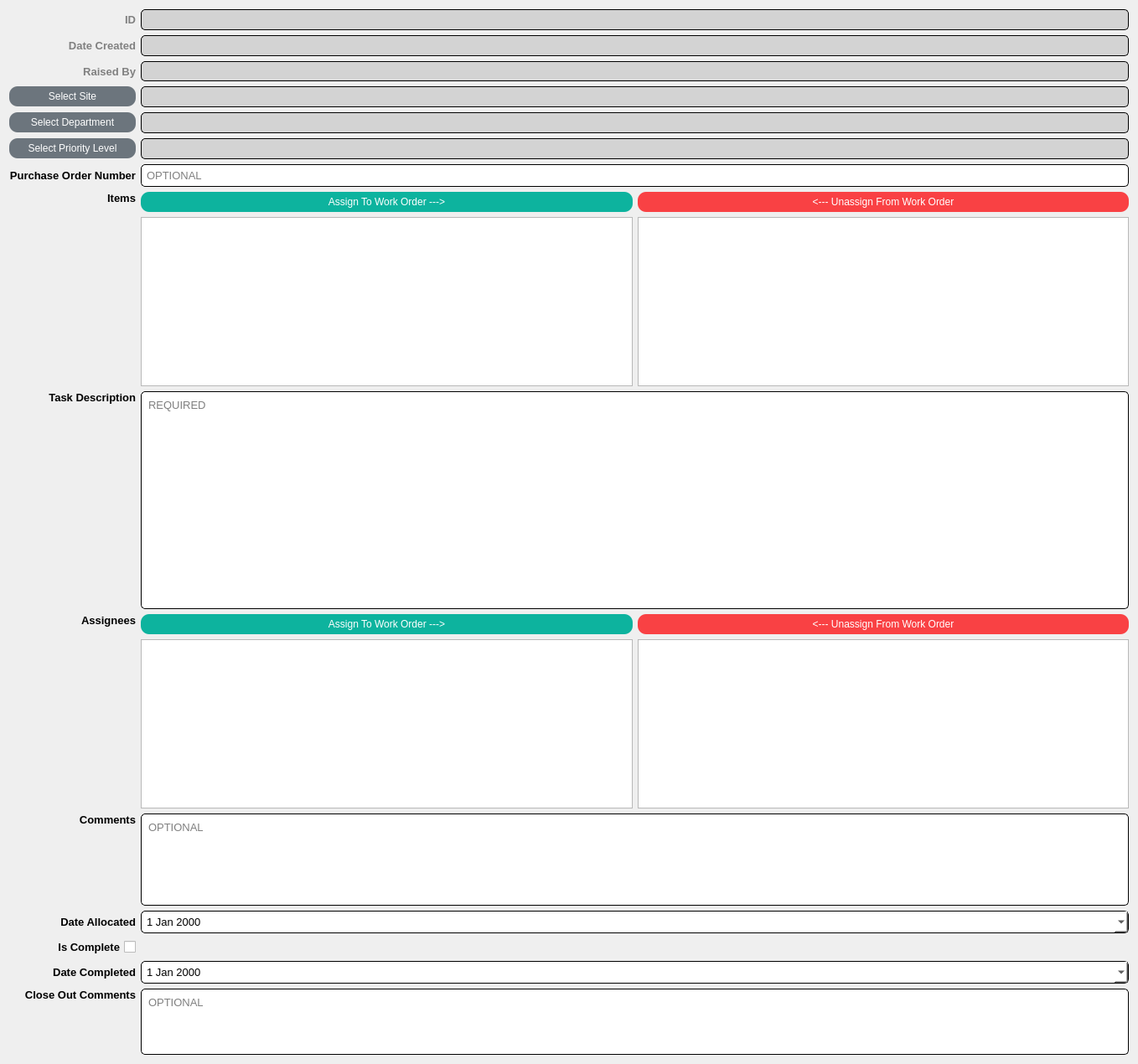
          <widget class="QWidget" name="scrollAreaWidgetContents_4">
           <property name="geometry">
            <rect>
             <x>0</x>
             <y>-559</y>
             <width>1358</width>
             <height>1270</height>
            </rect>
           </property>
           <layout class="QGridLayout" name="gridLayout_26">
            <item row="10" column="1">
             <widget class="QPushButton" name="workorder_entryform_btnAssignAssigneeToWorkOrder">
              <property name="cursor">
               <cursorShape>PointingHandCursor</cursorShape>
              </property>
              <property name="focusPolicy">
               <enum>Qt::NoFocus</enum>
              </property>
              <property name="styleSheet">
               <string notr="true">QPushButton {
	color: white;
    background-color: #0db39e;
    border-style: outset;
    border-radius: 10px;
    padding: 5px;
}

QPushButton:hover {
	    background-color: #16db93;
}</string>
              </property>
              <property name="text">
               <string>Assign To Work Order ---&gt;</string>
              </property>
             </widget>
            </item>
            <item row="16" column="0">
             <widget class="QCheckBox" name="workorder_entryform_chkIsComplete">
              <property name="font">
               <font>
                <family>Arial</family>
                <pointsize>10</pointsize>
                <weight>75</weight>
                <bold>true</bold>
               </font>
              </property>
              <property name="layoutDirection">
               <enum>Qt::RightToLeft</enum>
              </property>
              <property name="text">
               <string>Is Complete</string>
              </property>
             </widget>
            </item>
            <item row="17" column="1" colspan="2">
             <widget class="QDateEdit" name="workorder_entryform_dteDateCompleted">
              <property name="sizePolicy">
               <sizepolicy hsizetype="Expanding" vsizetype="Fixed">
                <horstretch>0</horstretch>
                <verstretch>0</verstretch>
               </sizepolicy>
              </property>
              <property name="font">
               <font>
                <family>Arial</family>
                <pointsize>10</pointsize>
               </font>
              </property>
              <property name="focusPolicy">
               <enum>Qt::WheelFocus</enum>
              </property>
              <property name="styleSheet">
               <string notr="true">QDateEdit {
	background-color: white;
	border-style: inset;
	border-width: 1px;
	border-radius: 5px;
	border-color: black;
	padding: 4px;
}

QDateEdit:focus {
	border-width: 2px;
	border-color: #028090;
}</string>
              </property>
              <property name="buttonSymbols">
               <enum>QAbstractSpinBox::UpDownArrows</enum>
              </property>
              <property name="showGroupSeparator" stdset="0">
               <bool>false</bool>
              </property>
              <property name="calendarPopup">
               <bool>true</bool>
              </property>
             </widget>
            </item>
            <item row="7" column="1">
             <widget class="QPushButton" name="workorder_entryform_btnAssignItemToWorkOrder">
              <property name="cursor">
               <cursorShape>PointingHandCursor</cursorShape>
              </property>
              <property name="focusPolicy">
               <enum>Qt::NoFocus</enum>
              </property>
              <property name="styleSheet">
               <string notr="true">QPushButton {
	color: white;
    background-color: #0db39e;
    border-style: outset;
    border-radius: 10px;
    padding: 5px;
}

QPushButton:hover {
	    background-color: #16db93;
}</string>
              </property>
              <property name="text">
               <string>Assign To Work Order ---&gt;</string>
              </property>
             </widget>
            </item>
            <item row="6" column="1" colspan="2">
             <widget class="QLineEdit" name="workorder_entryform_txtPurchaseOrderNumber">
              <property name="sizePolicy">
               <sizepolicy hsizetype="Expanding" vsizetype="Fixed">
                <horstretch>0</horstretch>
                <verstretch>0</verstretch>
               </sizepolicy>
              </property>
              <property name="font">
               <font>
                <family>Arial</family>
                <pointsize>10</pointsize>
               </font>
              </property>
              <property name="styleSheet">
               <string notr="true">QLineEdit {
	background-color: white;
	border-style: inset;
	border-width: 1px;
	border-radius: 5px;
	border-color: black;
	padding: 4px;
}

QLineEdit:focus {
	border-width: 2px;
	border-color: #028090;
}
</string>
              </property>
              <property name="placeholderText">
               <string>OPTIONAL</string>
              </property>
             </widget>
            </item>
            <item row="3" column="0">
             <widget class="QPushButton" name="workorder_entryform_btnSelectSite">
              <property name="sizePolicy">
               <sizepolicy hsizetype="Minimum" vsizetype="Fixed">
                <horstretch>0</horstretch>
                <verstretch>0</verstretch>
               </sizepolicy>
              </property>
              <property name="cursor">
               <cursorShape>PointingHandCursor</cursorShape>
              </property>
              <property name="focusPolicy">
               <enum>Qt::NoFocus</enum>
              </property>
              <property name="styleSheet">
               <string notr="true">QPushButton {
	color: white;
    background-color: #6c757d;
    border-style: outset;
    border-radius: 10px;
    padding: 5px;
}

QPushButton:hover {
	    background-color: #adb5bd;
}</string>
              </property>
              <property name="text">
               <string>Select Site</string>
              </property>
             </widget>
            </item>
            <item row="14" column="1" colspan="2">
             <widget class="QDateEdit" name="workorder_entryform_dteDateAllocated">
              <property name="sizePolicy">
               <sizepolicy hsizetype="Expanding" vsizetype="Fixed">
                <horstretch>0</horstretch>
                <verstretch>0</verstretch>
               </sizepolicy>
              </property>
              <property name="font">
               <font>
                <family>Arial</family>
                <pointsize>10</pointsize>
               </font>
              </property>
              <property name="focusPolicy">
               <enum>Qt::WheelFocus</enum>
              </property>
              <property name="styleSheet">
               <string notr="true">QDateEdit {
	background-color: white;
	border-style: inset;
	border-width: 1px;
	border-radius: 5px;
	border-color: black;
	padding: 4px;
}

QDateEdit:focus {
	border-width: 2px;
	border-color: #028090;
}</string>
              </property>
              <property name="buttonSymbols">
               <enum>QAbstractSpinBox::UpDownArrows</enum>
              </property>
              <property name="calendarPopup">
               <bool>true</bool>
              </property>
             </widget>
            </item>
            <item row="10" column="2">
             <widget class="QPushButton" name="workorder_entryform_btnUnassignAssigneeFromWorkOrder">
              <property name="cursor">
               <cursorShape>PointingHandCursor</cursorShape>
              </property>
              <property name="focusPolicy">
               <enum>Qt::NoFocus</enum>
              </property>
              <property name="styleSheet">
               <string notr="true">QPushButton {
	color: white;
    background-color: #f94144;
    border-style: outset;
    border-radius: 10px;
    padding: 5px;
}

QPushButton:hover {
	    background-color: #ff595e;
}</string>
              </property>
              <property name="text">
               <string>&lt;--- Unassign From Work Order</string>
              </property>
             </widget>
            </item>
            <item row="12" column="1" colspan="2">
             <widget class="QPlainTextEdit" name="workorder_entryform_txtComments">
              <property name="sizePolicy">
               <sizepolicy hsizetype="Expanding" vsizetype="Expanding">
                <horstretch>0</horstretch>
                <verstretch>0</verstretch>
               </sizepolicy>
              </property>
              <property name="font">
               <font>
                <family>Arial</family>
                <pointsize>10</pointsize>
               </font>
              </property>
              <property name="cursor" stdset="0">
               <cursorShape>IBeamCursor</cursorShape>
              </property>
              <property name="styleSheet">
               <string notr="true">QPlainTextEdit {
	background-color: white;
	border-style: inset;
	border-width: 1px;
	border-radius: 5px;
	border-color: black;
	padding: 4px;
	min-height: 100px;
}

QPlainTextEdit:focus {
	border-width: 2px;
	border-color: #028090;
}
</string>
              </property>
              <property name="placeholderText">
               <string>OPTIONAL</string>
              </property>
             </widget>
            </item>
            <item row="0" column="1" colspan="2">
             <widget class="QLabel" name="workorder_entryform_lblId">
              <property name="sizePolicy">
               <sizepolicy hsizetype="Expanding" vsizetype="Preferred">
                <horstretch>0</horstretch>
                <verstretch>0</verstretch>
               </sizepolicy>
              </property>
              <property name="font">
               <font>
                <family>Arial</family>
                <pointsize>10</pointsize>
               </font>
              </property>
              <property name="styleSheet">
               <string notr="true">QLabel {
	background-color: lightgrey;
	border-style: inset;
	border-width: 1px;
	border-radius: 5px;
	border-color: black;
	padding: 4px;
}</string>
              </property>
              <property name="text">
               <string/>
              </property>
             </widget>
            </item>
            <item row="4" column="0">
             <widget class="QPushButton" name="workorder_entryform_btnSelectDepartment">
              <property name="sizePolicy">
               <sizepolicy hsizetype="Minimum" vsizetype="Fixed">
                <horstretch>0</horstretch>
                <verstretch>0</verstretch>
               </sizepolicy>
              </property>
              <property name="cursor">
               <cursorShape>PointingHandCursor</cursorShape>
              </property>
              <property name="focusPolicy">
               <enum>Qt::NoFocus</enum>
              </property>
              <property name="styleSheet">
               <string notr="true">QPushButton {
	color: white;
    background-color: #6c757d;
    border-style: outset;
    border-radius: 10px;
    padding: 5px;
}

QPushButton:hover {
	    background-color: #adb5bd;
}</string>
              </property>
              <property name="text">
               <string>Select Department</string>
              </property>
             </widget>
            </item>
            <item row="1" column="0">
             <widget class="QLabel" name="label_59">
              <property name="sizePolicy">
               <sizepolicy hsizetype="Minimum" vsizetype="Preferred">
                <horstretch>0</horstretch>
                <verstretch>0</verstretch>
               </sizepolicy>
              </property>
              <property name="font">
               <font>
                <family>Arial</family>
                <pointsize>10</pointsize>
                <weight>75</weight>
                <bold>true</bold>
               </font>
              </property>
              <property name="styleSheet">
               <string notr="true">QLabel {
	color: grey;
}</string>
              </property>
              <property name="text">
               <string>Date Created</string>
              </property>
              <property name="alignment">
               <set>Qt::AlignRight|Qt::AlignTrailing|Qt::AlignVCenter</set>
              </property>
             </widget>
            </item>
            <item row="11" column="2">
             <widget class="QTableWidget" name="workorder_entryform_tblAssignedAssignees">
              <property name="styleSheet">
               <string notr="true">QTableWidget {
	min-height: 200px;
}</string>
              </property>
              <property name="editTriggers">
               <set>QAbstractItemView::NoEditTriggers</set>
              </property>
              <property name="selectionMode">
               <enum>QAbstractItemView::SingleSelection</enum>
              </property>
              <property name="selectionBehavior">
               <enum>QAbstractItemView::SelectRows</enum>
              </property>
              <property name="sortingEnabled">
               <bool>true</bool>
              </property>
              <attribute name="horizontalHeaderStretchLastSection">
               <bool>true</bool>
              </attribute>
              <attribute name="verticalHeaderVisible">
               <bool>false</bool>
              </attribute>
             </widget>
            </item>
            <item row="9" column="1" colspan="2">
             <widget class="QPlainTextEdit" name="workorder_entryform_txtTaskDescription">
              <property name="sizePolicy">
               <sizepolicy hsizetype="Expanding" vsizetype="Expanding">
                <horstretch>0</horstretch>
                <verstretch>0</verstretch>
               </sizepolicy>
              </property>
              <property name="font">
               <font>
                <family>Arial</family>
                <pointsize>10</pointsize>
               </font>
              </property>
              <property name="cursor" stdset="0">
               <cursorShape>IBeamCursor</cursorShape>
              </property>
              <property name="styleSheet">
               <string notr="true">QPlainTextEdit {
	background-color: white;
	border-style: inset;
	border-width: 1px;
	border-radius: 5px;
	border-color: black;
	padding: 4px;
	min-height: 250px;
}

QPlainTextEdit:focus {
	border-width: 2px;
	border-color: #028090;
}
</string>
              </property>
              <property name="maximumBlockCount">
               <number>-1</number>
              </property>
              <property name="backgroundVisible">
               <bool>false</bool>
              </property>
              <property name="placeholderText">
               <string>REQUIRED</string>
              </property>
             </widget>
            </item>
            <item row="2" column="1" colspan="2">
             <widget class="QLabel" name="workorder_entryform_lblRaisedBy">
              <property name="sizePolicy">
               <sizepolicy hsizetype="Expanding" vsizetype="Preferred">
                <horstretch>0</horstretch>
                <verstretch>0</verstretch>
               </sizepolicy>
              </property>
              <property name="styleSheet">
               <string notr="true">QLabel {
	background-color: lightgrey;
	border-style: inset;
	border-width: 1px;
	border-radius: 5px;
	border-color: black;
	padding: 4px;
}</string>
              </property>
              <property name="text">
               <string/>
              </property>
             </widget>
            </item>
            <item row="8" column="2">
             <widget class="QTableWidget" name="workorder_entryform_tblAssignedItems">
              <property name="styleSheet">
               <string notr="true">QTableWidget {
	min-height: 200px;
}</string>
              </property>
              <property name="editTriggers">
               <set>QAbstractItemView::NoEditTriggers</set>
              </property>
              <property name="selectionMode">
               <enum>QAbstractItemView::SingleSelection</enum>
              </property>
              <property name="selectionBehavior">
               <enum>QAbstractItemView::SelectRows</enum>
              </property>
              <property name="sortingEnabled">
               <bool>true</bool>
              </property>
              <attribute name="horizontalHeaderStretchLastSection">
               <bool>true</bool>
              </attribute>
              <attribute name="verticalHeaderVisible">
               <bool>false</bool>
              </attribute>
             </widget>
            </item>
            <item row="11" column="1">
             <widget class="QTableWidget" name="workorder_entryform_tblUnassignedAssignees">
              <property name="styleSheet">
               <string notr="true">QTableWidget {
	min-height: 200px;
}</string>
              </property>
              <property name="editTriggers">
               <set>QAbstractItemView::NoEditTriggers</set>
              </property>
              <property name="selectionMode">
               <enum>QAbstractItemView::SingleSelection</enum>
              </property>
              <property name="selectionBehavior">
               <enum>QAbstractItemView::SelectRows</enum>
              </property>
              <property name="sortingEnabled">
               <bool>true</bool>
              </property>
              <attribute name="horizontalHeaderStretchLastSection">
               <bool>true</bool>
              </attribute>
              <attribute name="verticalHeaderVisible">
               <bool>false</bool>
              </attribute>
             </widget>
            </item>
            <item row="18" column="0">
             <widget class="QLabel" name="label_68">
              <property name="sizePolicy">
               <sizepolicy hsizetype="Minimum" vsizetype="Preferred">
                <horstretch>0</horstretch>
                <verstretch>0</verstretch>
               </sizepolicy>
              </property>
              <property name="font">
               <font>
                <family>Arial</family>
                <pointsize>10</pointsize>
                <weight>75</weight>
                <bold>true</bold>
               </font>
              </property>
              <property name="text">
               <string>Close Out Comments</string>
              </property>
              <property name="alignment">
               <set>Qt::AlignRight|Qt::AlignTop|Qt::AlignTrailing</set>
              </property>
             </widget>
            </item>
            <item row="7" column="0" rowspan="2">
             <widget class="QLabel" name="label_63">
              <property name="font">
               <font>
                <family>Arial</family>
                <pointsize>10</pointsize>
                <weight>75</weight>
                <bold>true</bold>
               </font>
              </property>
              <property name="text">
               <string>Items</string>
              </property>
              <property name="alignment">
               <set>Qt::AlignRight|Qt::AlignTop|Qt::AlignTrailing</set>
              </property>
             </widget>
            </item>
            <item row="2" column="0">
             <widget class="QLabel" name="label_65">
              <property name="sizePolicy">
               <sizepolicy hsizetype="Minimum" vsizetype="Preferred">
                <horstretch>0</horstretch>
                <verstretch>0</verstretch>
               </sizepolicy>
              </property>
              <property name="font">
               <font>
                <family>Arial</family>
                <pointsize>10</pointsize>
                <weight>75</weight>
                <bold>true</bold>
               </font>
              </property>
              <property name="styleSheet">
               <string notr="true">QLabel {
	color: grey;
}</string>
              </property>
              <property name="text">
               <string>Raised By</string>
              </property>
              <property name="alignment">
               <set>Qt::AlignRight|Qt::AlignTrailing|Qt::AlignVCenter</set>
              </property>
             </widget>
            </item>
            <item row="5" column="0">
             <widget class="QPushButton" name="workorder_entryform_btnSelectPriorityLevel">
              <property name="sizePolicy">
               <sizepolicy hsizetype="Minimum" vsizetype="Fixed">
                <horstretch>0</horstretch>
                <verstretch>0</verstretch>
               </sizepolicy>
              </property>
              <property name="cursor">
               <cursorShape>PointingHandCursor</cursorShape>
              </property>
              <property name="focusPolicy">
               <enum>Qt::NoFocus</enum>
              </property>
              <property name="styleSheet">
               <string notr="true">QPushButton {
	color: white;
    background-color: #6c757d;
    border-style: outset;
    border-radius: 10px;
    padding: 5px;
}

QPushButton:hover {
	    background-color: #adb5bd;
}</string>
              </property>
              <property name="text">
               <string>Select Priority Level</string>
              </property>
             </widget>
            </item>
            <item row="6" column="0">
             <widget class="QLabel" name="label_67">
              <property name="sizePolicy">
               <sizepolicy hsizetype="Minimum" vsizetype="Preferred">
                <horstretch>0</horstretch>
                <verstretch>0</verstretch>
               </sizepolicy>
              </property>
              <property name="font">
               <font>
                <family>Arial</family>
                <pointsize>10</pointsize>
                <weight>75</weight>
                <bold>true</bold>
               </font>
              </property>
              <property name="text">
               <string>Purchase Order Number</string>
              </property>
              <property name="alignment">
               <set>Qt::AlignRight|Qt::AlignTrailing|Qt::AlignVCenter</set>
              </property>
             </widget>
            </item>
            <item row="8" column="1">
             <widget class="QTableWidget" name="workorder_entryform_tblUnassignedItems">
              <property name="styleSheet">
               <string notr="true">QTableWidget {
	min-height: 200px;
}</string>
              </property>
              <property name="editTriggers">
               <set>QAbstractItemView::NoEditTriggers</set>
              </property>
              <property name="selectionMode">
               <enum>QAbstractItemView::SingleSelection</enum>
              </property>
              <property name="selectionBehavior">
               <enum>QAbstractItemView::SelectRows</enum>
              </property>
              <attribute name="horizontalHeaderStretchLastSection">
               <bool>true</bool>
              </attribute>
              <attribute name="verticalHeaderVisible">
               <bool>false</bool>
              </attribute>
             </widget>
            </item>
            <item row="1" column="1" colspan="2">
             <widget class="QLabel" name="workorder_entryform_lblDateCreated">
              <property name="sizePolicy">
               <sizepolicy hsizetype="Expanding" vsizetype="Preferred">
                <horstretch>0</horstretch>
                <verstretch>0</verstretch>
               </sizepolicy>
              </property>
              <property name="font">
               <font>
                <family>Arial</family>
                <pointsize>10</pointsize>
               </font>
              </property>
              <property name="styleSheet">
               <string notr="true">QLabel {
	background-color: lightgrey;
	border-style: inset;
	border-width: 1px;
	border-radius: 5px;
	border-color: black;
	padding: 4px;
}</string>
              </property>
              <property name="text">
               <string/>
              </property>
             </widget>
            </item>
            <item row="17" column="0">
             <widget class="QLabel" name="label_66">
              <property name="sizePolicy">
               <sizepolicy hsizetype="Minimum" vsizetype="Preferred">
                <horstretch>0</horstretch>
                <verstretch>0</verstretch>
               </sizepolicy>
              </property>
              <property name="font">
               <font>
                <family>Arial</family>
                <pointsize>10</pointsize>
                <weight>75</weight>
                <bold>true</bold>
               </font>
              </property>
              <property name="text">
               <string>Date Completed</string>
              </property>
              <property name="alignment">
               <set>Qt::AlignRight|Qt::AlignTrailing|Qt::AlignVCenter</set>
              </property>
             </widget>
            </item>
            <item row="18" column="1" colspan="2">
             <widget class="QPlainTextEdit" name="workorder_entryform_txtCloseOutComments">
              <property name="sizePolicy">
               <sizepolicy hsizetype="Expanding" vsizetype="Expanding">
                <horstretch>0</horstretch>
                <verstretch>0</verstretch>
               </sizepolicy>
              </property>
              <property name="font">
               <font>
                <family>Arial</family>
                <pointsize>10</pointsize>
               </font>
              </property>
              <property name="styleSheet">
               <string notr="true">QPlainTextEdit {
	background-color: white;
	border-style: inset;
	border-width: 1px;
	border-radius: 5px;
	border-color: black;
	padding: 4px;
}

QPlainTextEdit:focus {
	border-width: 2px;
	border-color: #028090;
}
</string>
              </property>
              <property name="placeholderText">
               <string>OPTIONAL</string>
              </property>
             </widget>
            </item>
            <item row="0" column="0">
             <widget class="QLabel" name="label_62">
              <property name="sizePolicy">
               <sizepolicy hsizetype="Minimum" vsizetype="Preferred">
                <horstretch>0</horstretch>
                <verstretch>0</verstretch>
               </sizepolicy>
              </property>
              <property name="font">
               <font>
                <family>Arial</family>
                <pointsize>10</pointsize>
                <weight>75</weight>
                <bold>true</bold>
               </font>
              </property>
              <property name="styleSheet">
               <string notr="true">QLabel {
	color: grey;
}</string>
              </property>
              <property name="text">
               <string>ID</string>
              </property>
              <property name="alignment">
               <set>Qt::AlignRight|Qt::AlignTrailing|Qt::AlignVCenter</set>
              </property>
             </widget>
            </item>
            <item row="7" column="2">
             <widget class="QPushButton" name="workorder_entryform_btnUnassignItemFromWorkOrder">
              <property name="cursor">
               <cursorShape>PointingHandCursor</cursorShape>
              </property>
              <property name="focusPolicy">
               <enum>Qt::NoFocus</enum>
              </property>
              <property name="styleSheet">
               <string notr="true">QPushButton {
	color: white;
    background-color: #f94144;
    border-style: outset;
    border-radius: 10px;
    padding: 5px;
}

QPushButton:hover {
	    background-color: #ff595e;
}</string>
              </property>
              <property name="text">
               <string>&lt;--- Unassign From Work Order</string>
              </property>
             </widget>
            </item>
            <item row="10" column="0" rowspan="2">
             <widget class="QLabel" name="label_55">
              <property name="font">
               <font>
                <family>Arial</family>
                <pointsize>10</pointsize>
                <weight>75</weight>
                <bold>true</bold>
               </font>
              </property>
              <property name="text">
               <string>Assignees</string>
              </property>
              <property name="alignment">
               <set>Qt::AlignRight|Qt::AlignTop|Qt::AlignTrailing</set>
              </property>
             </widget>
            </item>
            <item row="12" column="0">
             <widget class="QLabel" name="label_58">
              <property name="sizePolicy">
               <sizepolicy hsizetype="Minimum" vsizetype="Preferred">
                <horstretch>0</horstretch>
                <verstretch>0</verstretch>
               </sizepolicy>
              </property>
              <property name="font">
               <font>
                <family>Arial</family>
                <pointsize>10</pointsize>
                <weight>75</weight>
                <bold>true</bold>
               </font>
              </property>
              <property name="text">
               <string>Comments</string>
              </property>
              <property name="alignment">
               <set>Qt::AlignRight|Qt::AlignTop|Qt::AlignTrailing</set>
              </property>
             </widget>
            </item>
            <item row="9" column="0">
             <widget class="QLabel" name="label_60">
              <property name="sizePolicy">
               <sizepolicy hsizetype="Minimum" vsizetype="Preferred">
                <horstretch>0</horstretch>
                <verstretch>0</verstretch>
               </sizepolicy>
              </property>
              <property name="font">
               <font>
                <family>Arial</family>
                <pointsize>10</pointsize>
                <weight>75</weight>
                <bold>true</bold>
               </font>
              </property>
              <property name="text">
               <string>Task Description</string>
              </property>
              <property name="alignment">
               <set>Qt::AlignRight|Qt::AlignTop|Qt::AlignTrailing</set>
              </property>
             </widget>
            </item>
            <item row="14" column="0">
             <widget class="QLabel" name="label_64">
              <property name="sizePolicy">
               <sizepolicy hsizetype="Minimum" vsizetype="Preferred">
                <horstretch>0</horstretch>
                <verstretch>0</verstretch>
               </sizepolicy>
              </property>
              <property name="font">
               <font>
                <family>Arial</family>
                <pointsize>10</pointsize>
                <weight>75</weight>
                <bold>true</bold>
               </font>
              </property>
              <property name="text">
               <string>Date Allocated</string>
              </property>
              <property name="alignment">
               <set>Qt::AlignRight|Qt::AlignTrailing|Qt::AlignVCenter</set>
              </property>
             </widget>
            </item>
            <item row="4" column="1" colspan="2">
             <widget class="QLabel" name="workorder_entryform_lblDepartment">
              <property name="font">
               <font>
                <family>Arial</family>
                <pointsize>10</pointsize>
               </font>
              </property>
              <property name="styleSheet">
               <string notr="true">QLabel {
	background-color: lightgrey;
	border-style: inset;
	border-width: 1px;
	border-radius: 5px;
	border-color: black;
	padding: 4px;
}</string>
              </property>
              <property name="text">
               <string/>
              </property>
             </widget>
            </item>
            <item row="3" column="1" colspan="2">
             <widget class="QLabel" name="workorder_entryform_lblSite">
              <property name="font">
               <font>
                <family>Arial</family>
                <pointsize>10</pointsize>
               </font>
              </property>
              <property name="styleSheet">
               <string notr="true">QLabel {
	background-color: lightgrey;
	border-style: inset;
	border-width: 1px;
	border-radius: 5px;
	border-color: black;
	padding: 4px;
}</string>
              </property>
              <property name="text">
               <string/>
              </property>
             </widget>
            </item>
            <item row="5" column="1" colspan="2">
             <widget class="QLabel" name="workorder_entryform_lblPriorityLevel">
              <property name="font">
               <font>
                <family>Arial</family>
                <pointsize>10</pointsize>
               </font>
              </property>
              <property name="styleSheet">
               <string notr="true">QLabel {
	background-color: lightgrey;
	border-style: inset;
	border-width: 1px;
	border-radius: 5px;
	border-color: black;
	padding: 4px;
}</string>
              </property>
              <property name="text">
               <string/>
              </property>
             </widget>
            </item>
           </layout>
          </widget>
